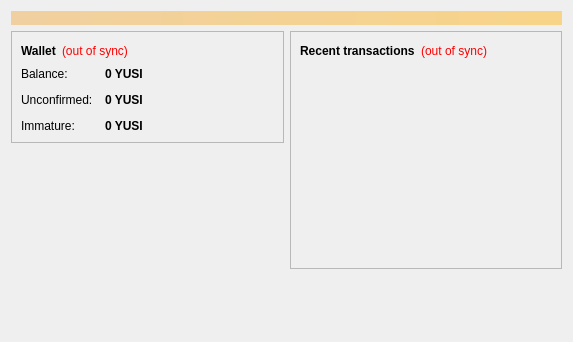
<?xml version="1.0" encoding="UTF-8"?>
<ui version="4.0">
 <class>OverviewPage</class>
 <widget class="QWidget" name="OverviewPage">
  <property name="geometry">
   <rect>
    <x>0</x>
    <y>0</y>
    <width>573</width>
    <height>342</height>
   </rect>
  </property>
  <property name="windowTitle">
   <string>Form</string>
  </property>
  <layout class="QVBoxLayout" name="topLayout">
   <item>
    <widget class="QLabel" name="labelAlerts">
     <property name="visible">
      <bool>false</bool>
     </property>
     <property name="styleSheet">
      <string notr="true">background-color: qlineargradient(x1: 0, y1: 0, x2: 1, y2: 0, stop:0 #F0D0A0, stop:1 #F8D488); color:#000000;</string>
     </property>
     <property name="wordWrap">
      <bool>true</bool>
     </property>
     <property name="margin">
      <number>3</number>
     </property>
    </widget>
   </item>
   <item>
    <layout class="QHBoxLayout" name="horizontalLayout" stretch="1,1">
     <item>
      <layout class="QVBoxLayout" name="verticalLayout_2">
       <item>
        <widget class="QFrame" name="frame">
         <property name="frameShape">
          <enum>QFrame::StyledPanel</enum>
         </property>
         <property name="frameShadow">
          <enum>QFrame::Raised</enum>
         </property>
         <layout class="QVBoxLayout" name="verticalLayout_4">
          <item>
           <layout class="QHBoxLayout" name="horizontalLayout_4">
            <item>
             <widget class="QLabel" name="label_5">
              <property name="font">
               <font>
                <weight>75</weight>
                <bold>true</bold>
               </font>
              </property>
              <property name="text">
               <string>Wallet</string>
              </property>
             </widget>
            </item>
            <item>
             <widget class="QLabel" name="labelWalletStatus">
              <property name="toolTip">
               <string>The displayed information may be out of date. Your wallet automatically synchronizes with the Yusicoin network after a connection is established, but this process has not completed yet.</string>
              </property>
              <property name="styleSheet">
               <string notr="true">QLabel { color: red; }</string>
              </property>
              <property name="text">
               <string notr="true">(out of sync)</string>
              </property>
              <property name="alignment">
               <set>Qt::AlignLeading|Qt::AlignLeft|Qt::AlignVCenter</set>
              </property>
             </widget>
            </item>
            <item>
             <spacer name="horizontalSpacer_2">
              <property name="orientation">
               <enum>Qt::Horizontal</enum>
              </property>
              <property name="sizeHint" stdset="0">
               <size>
                <width>40</width>
                <height>20</height>
               </size>
              </property>
             </spacer>
            </item>
           </layout>
          </item>
          <item>
           <layout class="QFormLayout" name="formLayout_2">
            <property name="fieldGrowthPolicy">
             <enum>QFormLayout::AllNonFixedFieldsGrow</enum>
            </property>
            <property name="horizontalSpacing">
             <number>12</number>
            </property>
            <property name="verticalSpacing">
             <number>12</number>
            </property>
            <item row="0" column="0">
             <widget class="QLabel" name="label">
              <property name="text">
               <string>Balance:</string>
              </property>
             </widget>
            </item>
            <item row="0" column="1">
             <widget class="QLabel" name="labelBalance">
              <property name="font">
               <font>
                <weight>75</weight>
                <bold>true</bold>
               </font>
              </property>
              <property name="cursor">
               <cursorShape>IBeamCursor</cursorShape>
              </property>
              <property name="toolTip">
               <string>Your current balance</string>
              </property>
              <property name="text">
               <string notr="true">0 YUSI</string>
              </property>
              <property name="textInteractionFlags">
               <set>Qt::LinksAccessibleByMouse|Qt::TextSelectableByKeyboard|Qt::TextSelectableByMouse</set>
              </property>
             </widget>
            </item>
            <item row="1" column="0">
             <widget class="QLabel" name="label_3">
              <property name="text">
               <string>Unconfirmed:</string>
              </property>
             </widget>
            </item>
            <item row="1" column="1">
             <widget class="QLabel" name="labelUnconfirmed">
              <property name="font">
               <font>
                <weight>75</weight>
                <bold>true</bold>
               </font>
              </property>
              <property name="cursor">
               <cursorShape>IBeamCursor</cursorShape>
              </property>
              <property name="toolTip">
               <string>Total of transactions that have yet to be confirmed, and do not yet count toward the current balance</string>
              </property>
              <property name="text">
               <string notr="true">0 YUSI</string>
              </property>
              <property name="textInteractionFlags">
               <set>Qt::LinksAccessibleByMouse|Qt::TextSelectableByKeyboard|Qt::TextSelectableByMouse</set>
              </property>
             </widget>
            </item>
            <item row="2" column="0">
             <widget class="QLabel" name="labelImmatureText">
              <property name="text">
               <string>Immature:</string>
              </property>
             </widget>
            </item>
            <item row="2" column="1">
             <widget class="QLabel" name="labelImmature">
              <property name="font">
               <font>
                <weight>75</weight>
                <bold>true</bold>
               </font>
              </property>
              <property name="toolTip">
               <string>Mined balance that has not yet matured</string>
              </property>
              <property name="text">
               <string notr="true">0 YUSI</string>
              </property>
              <property name="textInteractionFlags">
               <set>Qt::LinksAccessibleByMouse|Qt::TextSelectableByKeyboard|Qt::TextSelectableByMouse</set>
              </property>
             </widget>
            </item>
           </layout>
          </item>
         </layout>
        </widget>
       </item>
       <item>
        <spacer name="verticalSpacer">
         <property name="orientation">
          <enum>Qt::Vertical</enum>
         </property>
         <property name="sizeHint" stdset="0">
          <size>
           <width>20</width>
           <height>40</height>
          </size>
         </property>
        </spacer>
       </item>
      </layout>
     </item>
     <item>
      <layout class="QVBoxLayout" name="verticalLayout_3">
       <item>
        <widget class="QFrame" name="frame_2">
         <property name="frameShape">
          <enum>QFrame::StyledPanel</enum>
         </property>
         <property name="frameShadow">
          <enum>QFrame::Raised</enum>
         </property>
         <layout class="QVBoxLayout" name="verticalLayout">
          <item>
           <layout class="QHBoxLayout" name="horizontalLayout_2">
            <item>
             <widget class="QLabel" name="label_4">
              <property name="text">
               <string>&lt;b&gt;Recent transactions&lt;/b&gt;</string>
              </property>
             </widget>
            </item>
            <item>
             <widget class="QLabel" name="labelTransactionsStatus">
              <property name="toolTip">
               <string>The displayed information may be out of date. Your wallet automatically synchronizes with the Yusicoin network after a connection is established, but this process has not completed yet.</string>
              </property>
              <property name="styleSheet">
               <string notr="true">QLabel { color: red; }</string>
              </property>
              <property name="text">
               <string notr="true">(out of sync)</string>
              </property>
              <property name="alignment">
               <set>Qt::AlignRight|Qt::AlignTrailing|Qt::AlignVCenter</set>
              </property>
             </widget>
            </item>
            <item>
             <spacer name="horizontalSpacer">
              <property name="orientation">
               <enum>Qt::Horizontal</enum>
              </property>
              <property name="sizeHint" stdset="0">
               <size>
                <width>40</width>
                <height>20</height>
               </size>
              </property>
             </spacer>
            </item>
           </layout>
          </item>
          <item>
           <widget class="QListView" name="listTransactions">
            <property name="styleSheet">
             <string notr="true">QListView { background: transparent; }</string>
            </property>
            <property name="frameShape">
             <enum>QFrame::NoFrame</enum>
            </property>
            <property name="verticalScrollBarPolicy">
             <enum>Qt::ScrollBarAlwaysOff</enum>
            </property>
            <property name="horizontalScrollBarPolicy">
             <enum>Qt::ScrollBarAlwaysOff</enum>
            </property>
            <property name="selectionMode">
             <enum>QAbstractItemView::NoSelection</enum>
            </property>
           </widget>
          </item>
         </layout>
        </widget>
       </item>
       <item>
        <spacer name="verticalSpacer_2">
         <property name="orientation">
          <enum>Qt::Vertical</enum>
         </property>
         <property name="sizeHint" stdset="0">
          <size>
           <width>20</width>
           <height>40</height>
          </size>
         </property>
        </spacer>
       </item>
      </layout>
     </item>
    </layout>
   </item>
  </layout>
 </widget>
 <resources/>
 <connections/>
</ui>
